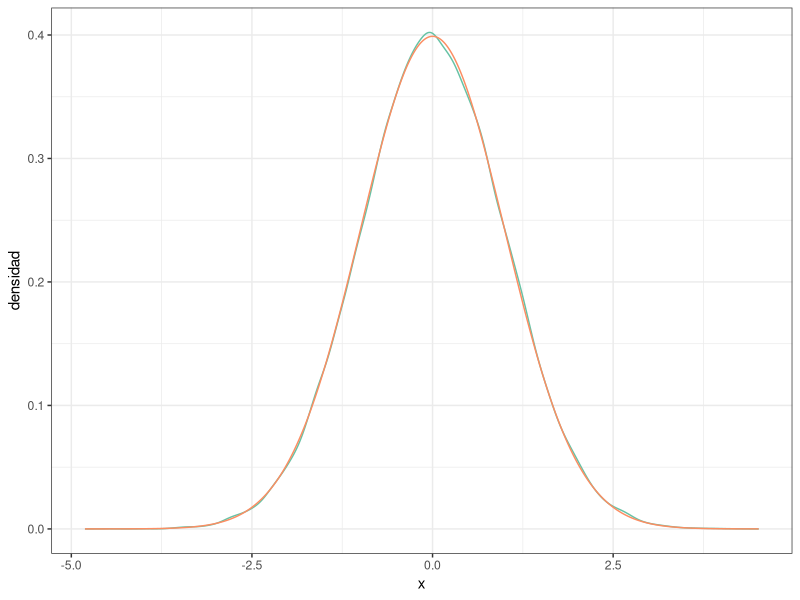
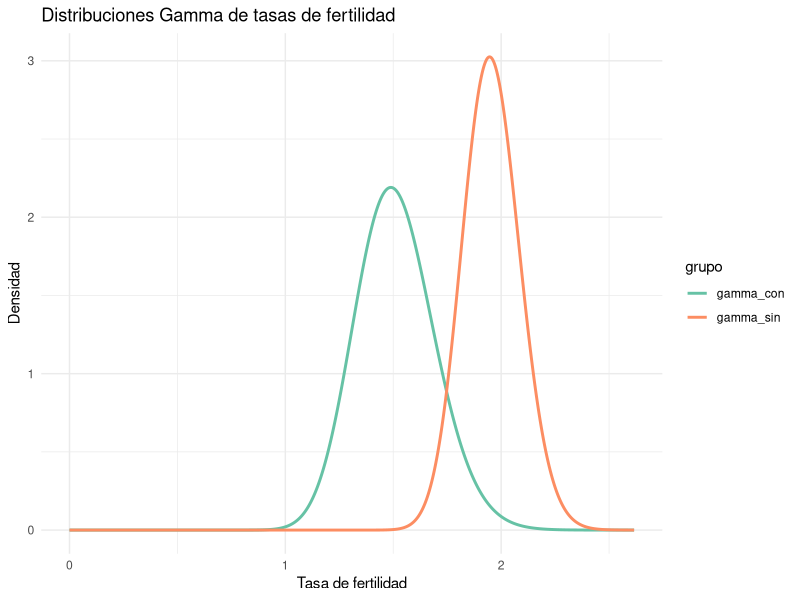

These charts were generated, in order, by the following R code:
## ---- chunk 1
#| message: false

# Paquetes:
library(tidyverse)
library(RColorBrewer)


# Configuración de la salida gráfica:

PALETA <- brewer.pal(8, "Set2") # Colores por defecto
color_defecto  <- PALETA[1]
options(ggplot2.discrete.colour = PALETA)

theme_set(theme_bw()) # Tema "neutro" para la representación gráfica

# Redondea los números reales "inline":
options(digits = 3L)                
options(knitr.digits.signif = FALSE)
## ---- chunk 2
# Tiempo en s para leer un texto estándar en una prueba de lectura de las 2
#   clases de 1º de ESO en un colegio:
clase_1 <- tibble(
  id     = 1:27,
  tiempo = c(
    242, 249, 278, 273, 227, 257, 276, 236, 214, 141, 200, 201, 
    228, 271, 160, 275, 156, 246, 293, 306, 263, 247, 224, 160, 277, 
    168, 250
  )
)

clase_2 <- tibble(
  id     = 1:24,
  tiempo = c(
    195, 176, 237, 258, 226, 254, 292, 212, 215, 298, 235, 244, 
    144, 227, 166, 194, 261, 187, 224, 233, 180, 167, 193, 282
  )
)
## ---- chunk 3
MU_PREVIA     <- 247
SIGMA2_PREVIA <-  34^2
## ---- chunk 4
# Función para calcular la posterior
calcula_posterior <- function(datos, mu_previa, sigma2_previa) {
  n <- nrow(datos)
  y_barra <- mean(datos$tiempo)
  sigma2_y <- var(datos$tiempo)
  
  mu_post <- (sigma2_y * mu_previa + n * sigma2_previa * y_barra) / (sigma2_y + n * sigma2_previa)
  sigma2_post <- (sigma2_y * sigma2_previa) / (sigma2_y + n * sigma2_previa)
  
  tibble(
    mu_post = round(mu_post, 2),
    sigma2_post = round(sigma2_post, 2)
  )
}

# Resultados para cada clase
posterior_clase_1 <- calcula_posterior(clase_1, MU_PREVIA, SIGMA2_PREVIA)
posterior_clase_2 <- calcula_posterior(clase_2, MU_PREVIA, SIGMA2_PREVIA)

paste(
  "La posterior de la Clase 1 es N(μ=",
  posterior_clase_1$mu_post, ", σ=",
  posterior_clase_1$sigma2_post, ")"
)

paste(
  "La posterior de la Clase 2 es N(μ=",
  posterior_clase_2$mu_post, ", σ=",
  posterior_clase_2$sigma2_post, ")"
)
## ---- chunk 5
set.seed(20250318)
## ---- chunk 6
# 500 muestras para cada clase
muestras_clase_1 <- rnorm(
  500,
  mean = posterior_clase_1$mu_post,
  sd   = sqrt(posterior_clase_1$sigma2_post)
)

muestras_clase_2 <- rnorm(
  500,
  mean = posterior_clase_2$mu_post,
  sd   = sqrt(posterior_clase_2$sigma2_post)
)
## ---- chunk 7
# Media y varianza de las simulaciones (Monte Carlo)
media_mc_1    <- mean(muestras_clase_1)
varianza_mc_1 <- var(muestras_clase_1)

media_mc_2    <- mean(muestras_clase_2)
varianza_mc_2 <- var(muestras_clase_2)

# Comparación con los valores analíticos
tibble(
  clase      = c("Clase 1", "Clase 2"),
  media_mc   = c(media_mc_1, media_mc_2),
  var_mc     = c(varianza_mc_1, varianza_mc_2),
  media_analitica = c(posterior_clase_1$mu_post, posterior_clase_2$mu_post),
  var_analitica   = c(posterior_clase_1$sigma2_post, posterior_clase_2$sigma2_post)
)
## ---- chunk 8
# Clase 1
n_1 <- length(muestras_clase_1)
media_mc_1 <- mean(muestras_clase_1)
sd_mc_1 <- sqrt(var(muestras_clase_1)) # El enunciado pide explícitamente usar la varianza, pero se podría usar sd(muestras_clase_1) en su lugar
mcse_1 <- sd_mc_1 / sqrt(n_1)
ic_95_inf_1 <- media_mc_1 - 1.96 * mcse_1
ic_95_sup_1 <- media_mc_1 + 1.96 * mcse_1
amplitud_1 <- ic_95_sup_1 - ic_95_inf_1
dentro_1 <- posterior_clase_1$mu_post >= ic_95_inf_1 & posterior_clase_1$mu_post <= ic_95_sup_1

# Clase 2
n_2 <- length(muestras_clase_2)
media_mc_2 <- mean(muestras_clase_2)
sd_mc_2 <- sqrt(var(muestras_clase_2))
mcse_2 <- sd_mc_2 / sqrt(n_2)
ic_95_inf_2 <- media_mc_2 - 1.96 * mcse_2
ic_95_sup_2 <- media_mc_2 + 1.96 * mcse_2
amplitud_2 <- ic_95_sup_2 - ic_95_inf_2
dentro_2 <- posterior_clase_2$mu_post >= ic_95_inf_2 & posterior_clase_2$mu_post <= ic_95_sup_2

# Resultados en tabla
tibble(
  clase = c("Clase 1", "Clase 2"),
  media_mc = c(media_mc_1, media_mc_2),
  mcse = c(mcse_1, mcse_2),
  ic_95_inf = c(ic_95_inf_1, ic_95_inf_2),
  ic_95_sup = c(ic_95_sup_1, ic_95_sup_2),
  amplitud = c(amplitud_1, amplitud_2),
  media_analitica = c(posterior_clase_1$mu_post, posterior_clase_2$mu_post),
  dentro_intervalo = c(dentro_1, dentro_2)
)
## ---- chunk 9
# 1. Obtener la desviación estándar mayor de ambas distribuciones simuladas
sd_max <- max(sd(muestras_clase_1), sd(muestras_clase_2))

# 2. Calcular el tamaño muestral necesario para MCSE <= 0.005
mcse_objetivo <- 0.005
n_necesario <- ceiling((sd_max / mcse_objetivo)^2)

# 3. Volver a simular con ese tamaño muestral
set.seed(20250318)
muestras_clase_1_preciso <- rnorm(
  n_necesario,
  mean = posterior_clase_1$mu_post,
  sd   = sqrt(posterior_clase_1$sigma2_post)
)
muestras_clase_2_preciso <- rnorm(
  n_necesario,
  mean = posterior_clase_2$mu_post,
  sd   = sqrt(posterior_clase_2$sigma2_post)
)

# 4. Recalcular las medias y el MCSE
media_1_preciso <- mean(muestras_clase_1_preciso)
mcse_1_preciso  <- sd(muestras_clase_1_preciso) / sqrt(n_necesario)

media_2_preciso <- mean(muestras_clase_2_preciso)
mcse_2_preciso  <- sd(muestras_clase_2_preciso) / sqrt(n_necesario)

# 5. Mostrar resultados
tibble(
  clase = c("Clase 1", "Clase 2"),
  media_simulada = c(media_1_preciso, media_2_preciso),
  mcse = c(mcse_1_preciso, mcse_2_preciso),
  media_analitica = c(posterior_clase_1$mu_post, posterior_clase_2$mu_post),
  diferencia = c(abs(media_1_preciso - posterior_clase_1$mu_post),
                 abs(media_2_preciso - posterior_clase_2$mu_post)),
  precision_2_decimales = c(mcse_1_preciso <= mcse_objetivo, mcse_2_preciso <= mcse_objetivo)
)
## ---- chunk 10
# Intervalos de credibilidad del 99% (simulación)
ic_99_clase_1_sim <- quantile(muestras_clase_1_preciso, c(0.005, 0.995))
ic_99_clase_2_sim <- quantile(muestras_clase_2_preciso, c(0.005, 0.995))

# Intervalos de credibilidad del 99% (analítico)
ic_99_clase_1_ana <- qnorm(c(0.005, 0.995), mean = posterior_clase_1$mu_post, sd = sqrt(posterior_clase_1$sigma2_post))
ic_99_clase_2_ana <- qnorm(c(0.005, 0.995), mean = posterior_clase_2$mu_post, sd = sqrt(posterior_clase_2$sigma2_post))

# Cuartiles (simulación)
cuartiles_clase_1_sim <- quantile(muestras_clase_1_preciso, c(0.25, 0.75))
cuartiles_clase_2_sim <- quantile(muestras_clase_2_preciso, c(0.25, 0.75))

# Cuartiles (analítico)
cuartiles_clase_1_ana <- qnorm(c(0.25, 0.75), mean = posterior_clase_1$mu_post, sd = sqrt(posterior_clase_1$sigma2_post))
cuartiles_clase_2_ana <- qnorm(c(0.25, 0.75), mean = posterior_clase_2$mu_post, sd = sqrt(posterior_clase_2$sigma2_post))

# Probabilidad de media menor que la de la población (simulación)
prob_clase_1_sim <- mean(muestras_clase_1_preciso < MU_PREVIA)
prob_clase_2_sim <- mean(muestras_clase_2_preciso < MU_PREVIA)

# Probabilidad de media menor que la de la población (analítico)
prob_clase_1_ana <- pnorm(MU_PREVIA, mean = posterior_clase_1$mu_post, sd = sqrt(posterior_clase_1$sigma2_post))
prob_clase_2_ana <- pnorm(MU_PREVIA, mean = posterior_clase_2$mu_post, sd = sqrt(posterior_clase_2$sigma2_post))

# Resultados en tabla
tibble(
  clase = c("Clase 1", "Clase 2"),
  ic_99_sim_inf = c(ic_99_clase_1_sim[1], ic_99_clase_2_sim[1]),
  ic_99_sim_sup = c(ic_99_clase_1_sim[2], ic_99_clase_2_sim[2]),
  ic_99_ana_inf = c(ic_99_clase_1_ana[1], ic_99_clase_2_ana[1]),
  ic_99_ana_sup = c(ic_99_clase_1_ana[2], ic_99_clase_2_ana[2]),
  cuartil_25_sim = c(cuartiles_clase_1_sim[1], cuartiles_clase_2_sim[1]),
  cuartil_75_sim = c(cuartiles_clase_1_sim[2], cuartiles_clase_2_sim[2]),
  cuartil_25_ana = c(cuartiles_clase_1_ana[1], cuartiles_clase_2_ana[1]),
  cuartil_75_ana = c(cuartiles_clase_1_ana[2], cuartiles_clase_2_ana[2]),
  prob_sim = c(prob_clase_1_sim, prob_clase_2_sim),
  prob_ana = c(prob_clase_1_ana, prob_clase_2_ana)
)
## ---- chunk 11
# Método de Monte Carlo
prob_mc <- mean(muestras_clase_2_preciso > muestras_clase_1_preciso)
## ---- chunk 12
# Método analítico
media_diff <- posterior_clase_2$mu_post - posterior_clase_1$mu_post
sd_diff <- sqrt(posterior_clase_2$sigma2_post + posterior_clase_1$sigma2_post)
prob_ana <- 1 - pnorm(0, mean = media_diff, sd = sd_diff)
## ---- chunk 13
# Mostrar resultados
tibble(
  metodo = c("Monte Carlo", "Analítico"),
  probabilidad = c(prob_mc, prob_ana)
)
## ---- chunk 14
# Aleatorizar las muestras de la clase 2
set.seed(123)  # Para reproducibilidad
muestras_clase_2_aleat <- sample(muestras_clase_2_preciso)

# Calcular la probabilidad tras aleatorizar
prob_mc_aleat <- mean(muestras_clase_2_aleat > muestras_clase_1_preciso)

# Aleatorizar ambas muestras (opcional)
set.seed(456)
muestras_clase_1_aleat <- sample(muestras_clase_1_preciso)
prob_mc_ambas_aleat <- mean(muestras_clase_2_aleat > muestras_clase_1_aleat)

# Mostrar resultados
tibble(
  caso = c("Original", "Clase 2 aleatorizada", "Ambas aleatorizadas"),
  probabilidad = c(
    mean(muestras_clase_2_preciso > muestras_clase_1_preciso),
    prob_mc_aleat,
    prob_mc_ambas_aleat
  )
)
## ---- chunk 15
N_MC <- 50000L # Tamaño muestral para la simulación de la distribuión.

muestras_norm <- rnorm(N_MC) # Simulamos las muestras de la distribución

densidad_norm <- density(muestras_norm) # `density()` aplica el "suavizado"

# Convertimos la densidad en un "tibble" para manejarla más fácilmente 
densidad_normal <- tibble(
  x        = densidad_norm$x, # `x` == variable aleatoria
  densidad = densidad_norm$y
)

# Podemos representar la densidad gráficamente, junto con la curva normal:
densidad_normal |>
  mutate(dens_analitica = dnorm(x)) |>
  ggplot(aes(x, densidad)) +
  geom_line(color = color_defecto) +
  geom_line(aes(y = dens_analitica), color = PALETA[2])

# Obtenemos el valor de la moda:
estimador_map <- densidad_normal |> slice(which.max(densidad))
densidad_max  <- estimador_map |> pull(densidad)
moda          <- estimador_map |> pull(x)
## ---- chunk 16
# Para la Clase 1
densidad_1 <- density(muestras_clase_1_preciso)
densidad_clase_1 <- tibble(
  x = densidad_1$x,
  densidad = densidad_1$y
)
estimador_map_1 <- densidad_clase_1 |> slice(which.max(densidad))
moda_1 <- estimador_map_1 |> pull(x)
densidad_max_1 <- estimador_map_1 |> pull(densidad)

# Para la Clase 2
densidad_2 <- density(muestras_clase_2_preciso)
densidad_clase_2 <- tibble(
  x = densidad_2$x,
  densidad = densidad_2$y
)
estimador_map_2 <- densidad_clase_2 |> slice(which.max(densidad))
moda_2 <- estimador_map_2 |> pull(x)
densidad_max_2 <- estimador_map_2 |> pull(densidad)

# Comparación con el valor analítico (media de la posterior)
tibble(
  clase = c("Clase 1", "Clase 2"),
  map_mc = c(moda_1, moda_2),
  map_analitico = c(posterior_clase_1$mu_post, posterior_clase_2$mu_post)
)
## ---- chunk 17
# Parámetros
shape_sin <- 219
rate_sin  <- 112
shape_con <- 68
rate_con  <- 45

# Medias y desviaciones estándar
media_sin <- shape_sin / rate_sin
media_con <- shape_con / rate_con
sd_sin <- sqrt(shape_sin / rate_sin^2)
sd_con <- sqrt(shape_con / rate_con^2)

# Límite superior en media + 5 sd de la distribución más dispersa
limite_sup <- max(media_sin + 5*sd_sin, media_con + 5*sd_con)

# Creamos el eje con los límites y precisión 0.002
x <- seq(0, limite_sup, by = 0.002)

# Calculamos las densidades
densidades <- tibble(
  x = x,
  gamma_sin = dgamma(x, shape = shape_sin, rate = rate_sin),
  gamma_con = dgamma(x, shape = shape_con, rate = rate_con)
) |> 
  pivot_longer(-x, names_to = "grupo", values_to = "densidad")

# Representamos las probabilidades
ggplot(densidades, aes(x = x, y = densidad, color = grupo)) +
  geom_line(size = 1) +
  labs(
    title = "Distribuciones Gamma de tasas de fertilidad",
    x = "Tasa de fertilidad",
    y = "Densidad"
  ) +
  theme_minimal()

## ---- chunk 18
# Calcular los parámetros de las dos distribuciones Gamma
shape_sin <- 219
rate_sin  <- 112
shape_con <- 68
rate_con  <- 45

media_sin <- shape_sin / rate_sin
media_con <- shape_con / rate_con
sd_sin <- sqrt(shape_sin) / rate_sin
sd_con <- sqrt(shape_con) / rate_con

tibble(
  grupo      = c("Sin titulación", "Con titulación"),
  media_fert   = c(media_sin, media_con),
  sd_fert     = c(sd_sin, sd_con)
)
## ---- chunk 19
# Calcular n necesario para una precisión de 3 decimales
z_99 <- qnorm(0.995)  # 99% bilateral: 2.58 aprox
mcse_objetivo <- 0.001 / z_99
sd_max <- max(sd_sin, sd_con)
n_necesario <- ceiling((sd_max / mcse_objetivo)^2)
## ---- chunk 20
# Simular muestras
set.seed(20250419)
muestras_sin <- rgamma(n_necesario, shape = shape_sin, rate = rate_sin)
muestras_con <- rgamma(n_necesario, shape = shape_con, rate = rate_con)

# Calcular probabilidad tasa fertilidad sin > con título
prob_mc <- mean(muestras_sin > muestras_con)

# Calcular MSCE e intérvalo de confianza
mcse_prob <- sqrt(prob_mc * (1 - prob_mc) / n_necesario)
ic_99_inf <- prob_mc - z_99 * mcse_prob
ic_99_sup <- prob_mc + z_99 * mcse_prob

# Representar resultados
tibble(
  probabilidad = prob_mc,
  mcse = mcse_prob,
  ic_99_inf = ic_99_inf,
  ic_99_sup = ic_99_sup,
  n_necesario = n_necesario
)
